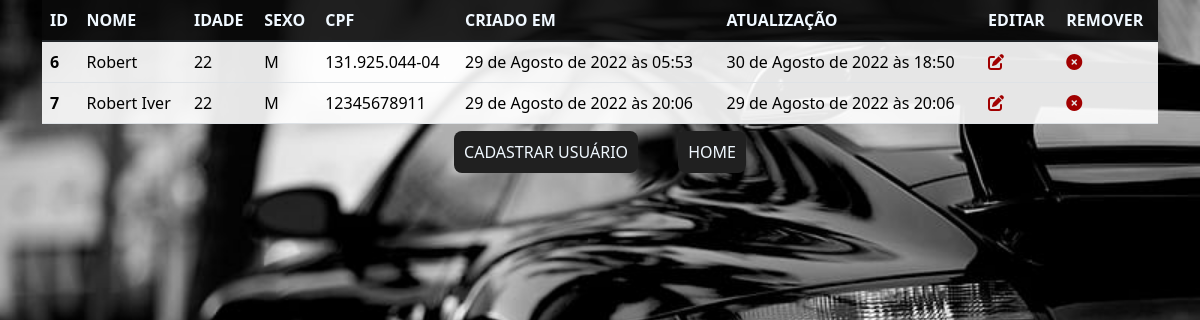
Before: /users/ with the older database file.
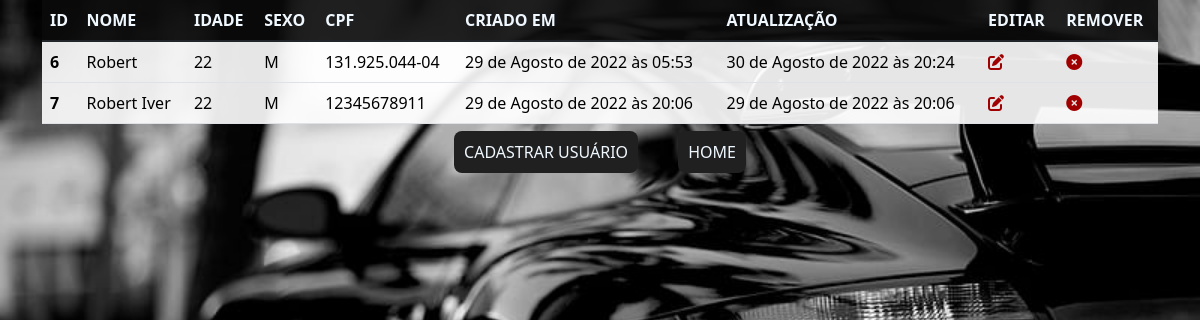
After: the same page with the newer database file.
### core/models.py (models this page shows)
class User(models.Model):
    SEX_CHOICES = [
    ('M', 'Masculino')
  , ('F', 'Feminino')
]
    nome = models.CharField('Nome', max_length=255)
    idade = models.IntegerField('Idade')
    cpf = CPFField('cpf')
    created_at = models.DateTimeField(auto_now_add=True)
    updated_at = models.DateTimeField(auto_now=True)
    sexo = models.CharField('Sexo', blank=True, null=True, choices=SEX_CHOICES, max_length=1)

### core/views.py (the view)
# urls.py: path('users/',users, name='users'),
def users(request):
    usr = User.objects.all()
    contexto = {
        'usuario': usr
    }
    return render(request, 'users.html', contexto,)

### templates/users.html (shortened to what this page needs)
{% load static %}
<!DOCTYPE html>
<html lang="en">
<head>
    <link href="https://cdn.jsdelivr.net/npm/bootstrap@5.1.3/dist/css/bootstrap.min.css" rel="stylesheet"
>
    <link rel="stylesheet" href="{% static 'css/estilo.css' %}">
</head>
<body>
  <div class="container">
    <table class="table">
      <thead>
        <tr>
          <th scope="col">ID</th>
          <th scope="col">NOME</th>
          <th scope="col">IDADE</th>
          <th scope="col">SEXO</th>
          <th scope="col">CPF</th>
          <th scope="col">CRIADO EM</th>
          <th scope="col">ATUALIZAÇÃO</th>
          <th scope="col">EDITAR</th>
          <th scope="col">REMOVER</th>
        </tr>
      </thead>
      <tbody>
        {% for usr in usuario %}
        <tr>
          <th scope="row">{{usr.id}}</th>
          <td>{{usr.nome}}</td>
          <td>{{usr.idade}}</td>
          <td>{{usr.sexo}}</td>
          <td>{{usr.cpf}}</td>
          <td>{{usr.created_at}}</td>
          <td>{{usr.updated_at}}</td>
          <td><a href="{% url 'edituser' usr.id %}"><i class="fa-solid fa-pen-to-square"></i></a></td>
          <td><a href="{% url 'removeruser' usr.id %}"><i class="fa-solid fa-circle-xmark"></i></a></td>
        </tr>
        {% endfor %}
      </tbody>
    </table>
  </div>
  <p><a href="{% url 'caduser' %}">CADASTRAR USUÁRIO</a><a href="{% url 'bestcars' %}">HOME</a></p>
</body>
</html>

Changed rows visible on the page:
changed User "Robert": updated_at "30 de Agosto de 2022 às 18:50" → "30 de Agosto de 2022 às 20:24"
